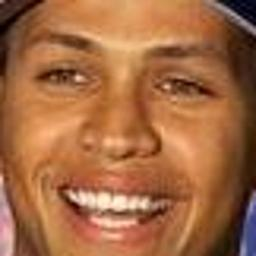
#> input picture dataset/000_001.jpg, 256 x 256 px; its folder holds only this picture in this run
$ python pca.py   (older library calls are emulated)
#> lines starting #> are read from the running program, lines starting #| are printed output that depends on the picture
import numpy as np
import os
from PIL import Image
import matplotlib.pyplot as plt


size = 32, 32
# N = 2
data_list = []
imageslist = os.listdir('dataset')
for idx, img in enumerate(imageslist):
    image_name = 'dataset/' + img
    im = Image.open(image_name).convert('L')
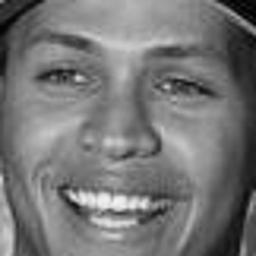
#> im: PIL image 256x256 L; min 1, max 244, mean 117.9
    im.thumbnail(size, Image.ANTIALIAS)
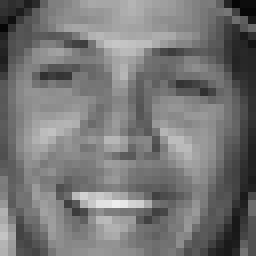
#> im: PIL image 32x32 L (shown 8 times larger); min 5, max 237, mean 118
    pixels = list(im.getdata())
#> pixels = 1024 values, max 237 at index 814, min 5 at index 29, mean 118
    data_list.append(pixels)
x_list = []
y_list = []
data_arrays = np.array(data_list)
mean_array = np.mean(data_arrays, axis=0)
#> mean_array has the same summary as pixels
data_array = data_arrays
covar_matrix = np.cov(data_array.T)
#> covar_matrix: shape (1024, 1024) float64; every value is NaN or infinite
eig_value, eig_vect = np.linalg.eigh(covar_matrix)
sorted_indexes = np.argsort(eig_value)
#> sorted_indexes = 1024 values, max 1023 at index 351, min 0 at index 1008, mean 511.5
sorted_list = list(sorted_indexes)
#> sorted_list has the same summary as sorted_indexes
sorted_list.reverse()
for N in range(519, len(imageslist), 30):
    first_img = data_array[0, :]

    req_list = sorted_list[0:N]
    req_vec = np.array(eig_vect[:, req_list])

    # print(req_vec.shape)
    reduced_images_data = np.matmul(req_vec.T, (data_array).T)
    reduced_images_data = reduced_images_data.T
    # print(reduced_images_data.shape)
    reconstructed_image_data = np.matmul(reduced_images_data, req_vec.T)
    # print(reconstructed_image_data.shape)
    # print(req_vec.shape)
    # print(len(req_list))
    first_img_data = reconstructed_image_data[0, :]
    first_img_data = np.float64(first_img_data)
    print(first_img_data)
    fig = plt.figure(figsize=(1, 2))
    fig.add_subplot(1, 2, 1)
    plt.imshow(np.reshape(first_img, size), cmap=plt.cm.bone, interpolation='nearest')
    plt.title('Original Image')
    fig.add_subplot(1, 2, 2)
    plt.imshow(np.reshape(first_img_data, size), cmap=plt.cm.bone, interpolation='nearest')
    plt.title('Reconstructed image')
    plt.show()
    exit()

    # data_array = data_array + mean_array

    error = 0
    for i in range(data_array.shape[0]):
        for j in range(data_array.shape[1]):
            error = error + (data_arrays[i][j] - reconstructed_image_data[i][j])**2
    m_s_e = error/(data_array.shape[0] * data_array.shape[1])
    x_list.append(N)
    y_list.append(m_s_e)
#> after the loop, x_list = []; y_list = []

plt.plot(x_list, y_list)
plt.title('Graph of mean square error vs principal components taken for all samples')
plt.xlabel('Number of principal components taken')
plt.ylabel('mean square error')
plt.show()
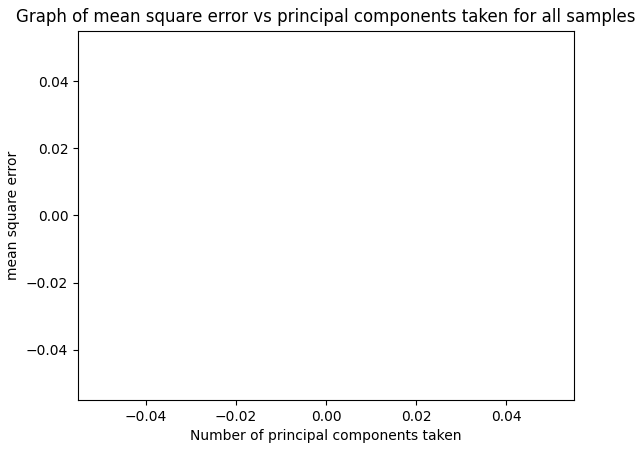
#> figure drawn by matplotlib, 1 panel

$ run again, on dataset/000_032.jpg
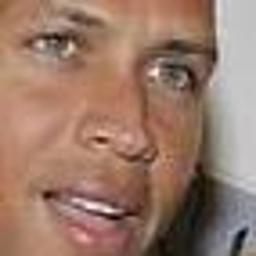
#> input picture dataset/000_032.jpg, 256 x 256 px
#> `im = Image.open(image_name).convert('L')`:
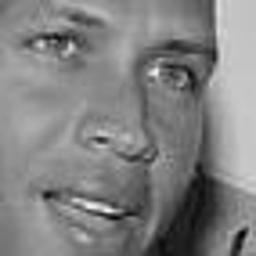
#> im: PIL image 256x256 L; min 1, max 244, mean 129.6
#> `im.thumbnail(size, Image.ANTIALIAS)`:
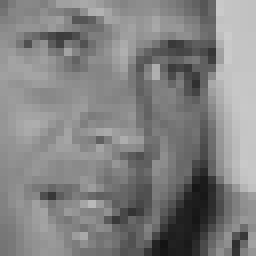
#> im: PIL image 32x32 L (shown 8 times larger); min 19, max 203, mean 129.6
#> pixels = 1024 values, max 203 at index 156, min 19 at index 980, mean 129.6
#> mean_array has the same summary as pixels
#> covar_matrix: shape (1024, 1024) float64; every value is NaN or infinite
#> sorted_indexes = 1024 values, max 1023 at index 351, min 0 at index 1008, mean 511.5
#> sorted_list has the same summary as sorted_indexes
#> after the loop `for N in range(519, len(imageslist), 30):`: x_list = []

$ run again, on dataset/000_034.jpg
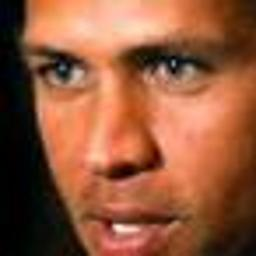
#> input picture dataset/000_034.jpg, 256 x 256 px
#> `im = Image.open(image_name).convert('L')`:
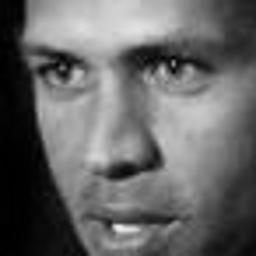
#> im: PIL image 256x256 L; min 0, max 239, mean 101.8
#> `im.thumbnail(size, Image.ANTIALIAS)`:
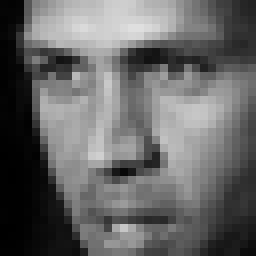
#> im: PIL image 32x32 L (shown 8 times larger); min 0, max 223, mean 101.9
#> pixels = 1024 values, max 223 at index 112, min 0 at index 608, mean 101.9
#> mean_array has the same summary as pixels
#> covar_matrix: shape (1024, 1024) float64; every value is NaN or infinite
#> sorted_indexes = 1024 values, max 1023 at index 351, min 0 at index 1008, mean 511.5
#> sorted_list has the same summary as sorted_indexes
#> after the loop `for N in range(519, len(imageslist), 30):`: x_list = []

$ run again, on dataset/000_036.jpg
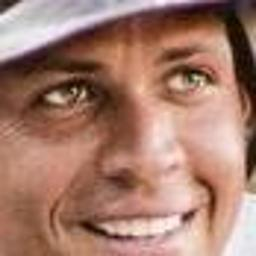
#> input picture dataset/000_036.jpg, 256 x 256 px
#> `im = Image.open(image_name).convert('L')`:
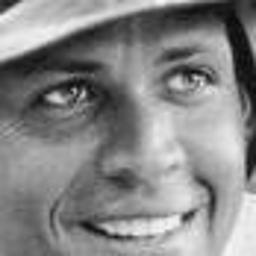
#> im: PIL image 256x256 L; min 8, max 248, mean 134.1
#> `im.thumbnail(size, Image.ANTIALIAS)`:
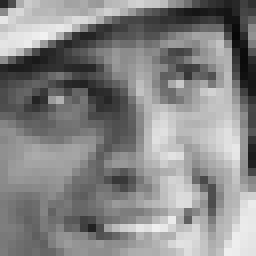
#> im: PIL image 32x32 L (shown 8 times larger); min 8, max 241, mean 134.1
#> pixels = 1024 values, max 241 at index 133, min 8 at index 157, mean 134.1
#> mean_array has the same summary as pixels
#> covar_matrix: shape (1024, 1024) float64; every value is NaN or infinite
#> sorted_indexes = 1024 values, max 1023 at index 351, min 0 at index 1008, mean 511.5
#> sorted_list has the same summary as sorted_indexes
#> after the loop `for N in range(519, len(imageslist), 30):`: x_list = []

$ run again, on dataset/000_005.jpg
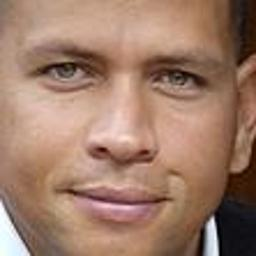
#> input picture dataset/000_005.jpg, 256 x 256 px
#> `im = Image.open(image_name).convert('L')`:
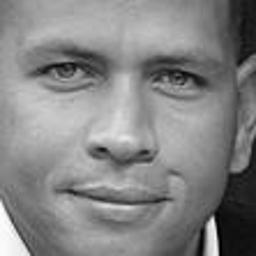
#> im: PIL image 256x256 L; min 0, max 254, mean 132.5
#> `im.thumbnail(size, Image.ANTIALIAS)`:
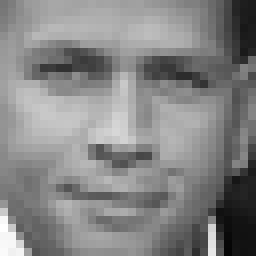
#> im: PIL image 32x32 L (shown 8 times larger); min 5, max 255, mean 132.6
#> pixels = 1024 values, max 255 at index 896, min 5 at index 1020, mean 132.6
#> mean_array has the same summary as pixels
#> covar_matrix: shape (1024, 1024) float64; every value is NaN or infinite
#> sorted_indexes = 1024 values, max 1023 at index 351, min 0 at index 1008, mean 511.5
#> sorted_list has the same summary as sorted_indexes
#> after the loop `for N in range(519, len(imageslist), 30):`: x_list = []
